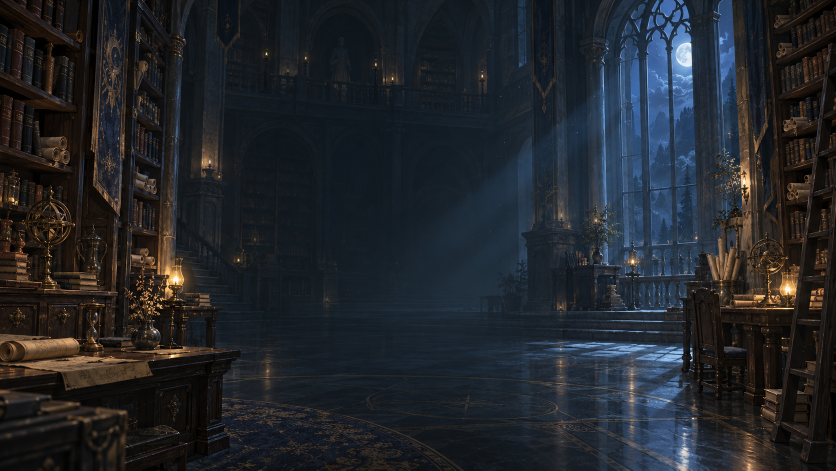
#> input picture assets/backgrounds/moonlit-archive.png, 1672 x 941 px (shown at 1/2 size)
$ python -i design_assets.py   (imports and definitions only)
#> lines starting #> are read from the running program, lines starting #| are printed output that depends on the picture
#> further down, picture is the input picture: PIL image 1672x941 RGB; mean R, G, B 34.2, 37.3, 42.3
"""Prepare responsive scenery and self-hosted, content-subset web fonts."""
from pathlib import Path
import hashlib
import json
import shutil
from PIL import Image
from fontTools import subset
from fontTools.ttLib import TTFont

ROOT = Path(__file__).resolve().parents[1]
OUT = ROOT / 'docs/assets'

def chibi_preview(picture):
    """Remove empty quadrant padding while retaining the whole pose and true alpha."""
    image = picture.convert('RGBA')
    bounds = image.getchannel('A').point(lambda a: 255 if a > 24 else 0).getbbox()
#> bounds = (0, 0, 1672, 941)
    if not bounds:
        raise ValueError('Empty chibi pose')
    left, top, right, bottom = bounds
#> left = 0; top = 0; right = 1672; bottom = 941
    side = max(right-left, bottom-top) + 32
#> side = 1704
    x = (left+right-side)//2
#> x = -16
    y = (top+bottom-side)//2
#> y = -382
    return image.crop((x,y,x+side,y+side))
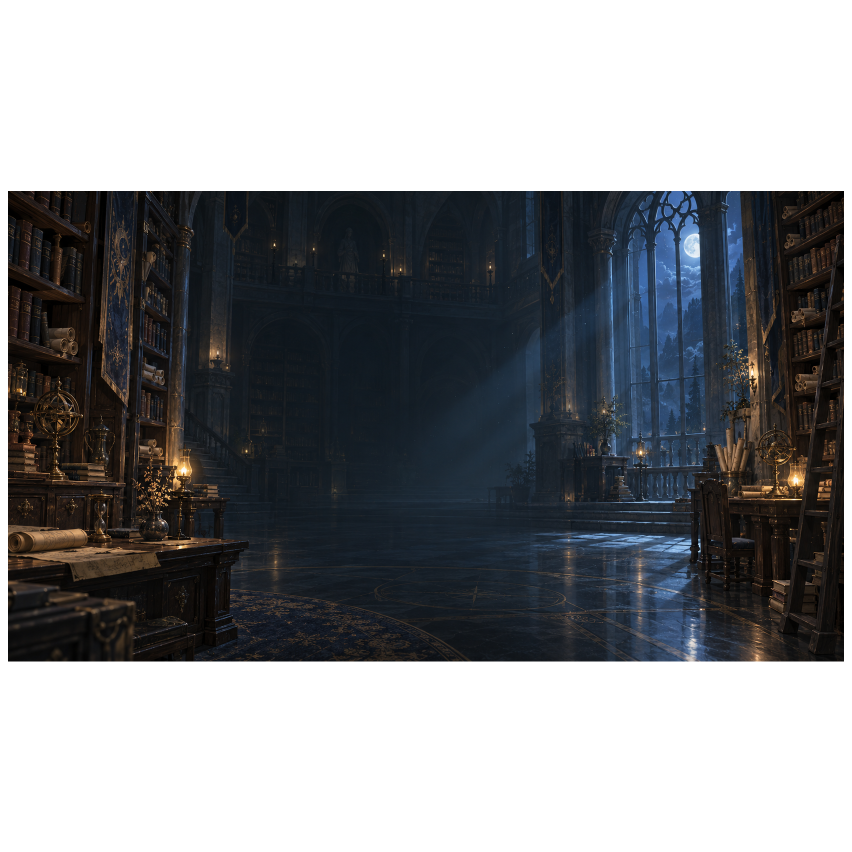
#> returned value: PIL image 1704x1704 RGBA (shown at 1/2 size); mean R, G, B, A 18.5, 20.2, 22.9, 138.2; transparent parts drawn white

# [130 lines left out: function prepare_design_assets, not called in this run]

>>> from PIL import Image
>>> picture = Image.open('../assets/backgrounds/moonlit-archive.png')
>>> result = chibi_preview(picture)
